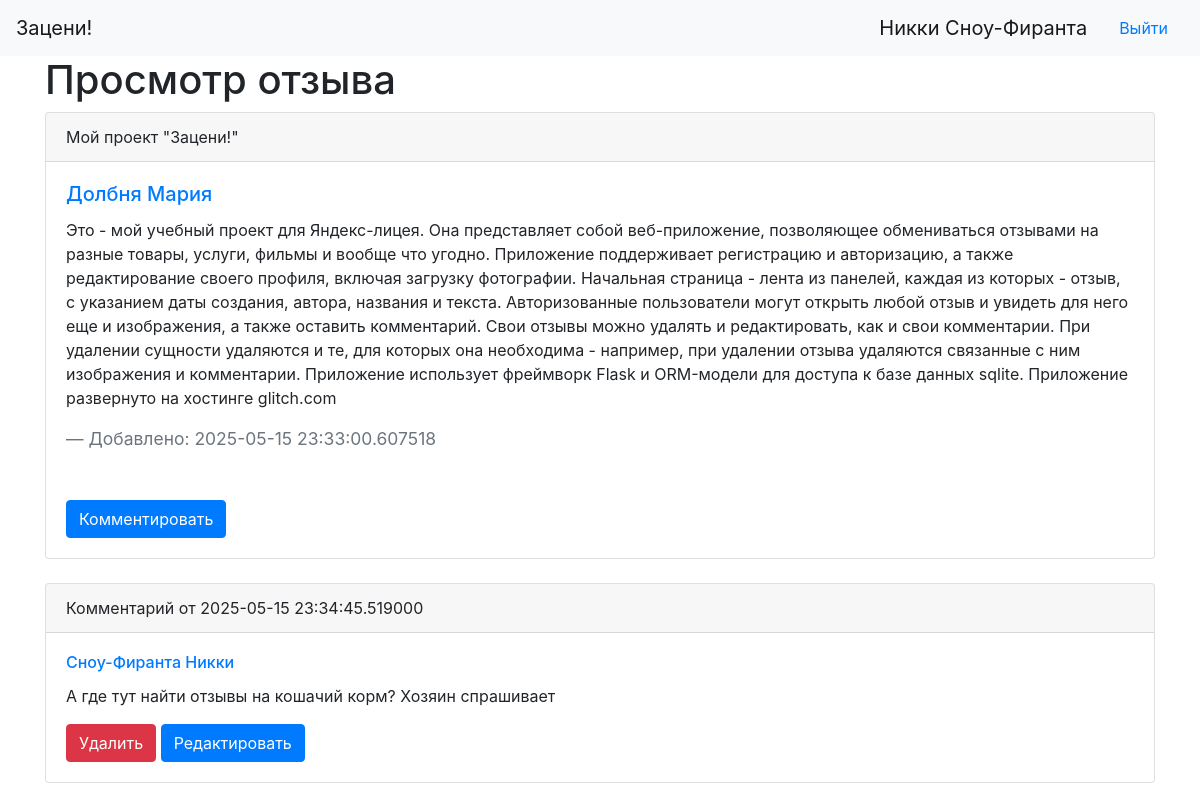
/review/1 (signed in), run on the app's committed database.
### data/users.py (models this page shows, shortened)
class User(SqlAlchemyBase, UserMixin, SerializerMixin):
    __tablename__ = 'users'
    id = sqlalchemy.Column(sqlalchemy.Integer, primary_key=True, autoincrement=True)
    surname = sqlalchemy.Column(sqlalchemy.String, nullable=False)
    name = sqlalchemy.Column(sqlalchemy.String, nullable=False)
    age = sqlalchemy.Column(sqlalchemy.Integer, nullable=True)
    email = sqlalchemy.Column(sqlalchemy.String,
                              index=True, unique=True, nullable=False)
    hashed_password = sqlalchemy.Column(sqlalchemy.String, nullable=True)
    registration_date = sqlalchemy.Column(sqlalchemy.DateTime, default=datetime.datetime.now, nullable=False)
    about = sqlalchemy.Column(sqlalchemy.String, nullable=True)

### data/reviews.py (models this page shows)
class Review(SqlAlchemyBase, SerializerMixin):
    __tablename__ = 'reviews'
    id = sqlalchemy.Column(sqlalchemy.Integer, primary_key=True, autoincrement=True)
    author_id = sqlalchemy.Column(sqlalchemy.Integer, sqlalchemy.ForeignKey("users.id"), nullable=False)
    title = sqlalchemy.Column(sqlalchemy.String, nullable=False)
    text = sqlalchemy.Column(sqlalchemy.String, nullable=False)
    creation_date = sqlalchemy.Column(sqlalchemy.DateTime, default=datetime.datetime.now, nullable=False)
    author = orm.relationship('User')

### data/comments.py (models this page shows)
class Comment(SqlAlchemyBase):
    __tablename__ = 'comments'
    id = sqlalchemy.Column(sqlalchemy.Integer, primary_key=True, autoincrement=True)
    author_id = sqlalchemy.Column(sqlalchemy.Integer, sqlalchemy.ForeignKey("users.id"), nullable=False)
    review_id = sqlalchemy.Column(sqlalchemy.Integer, sqlalchemy.ForeignKey("reviews.id"), nullable=False)
    text = sqlalchemy.Column(sqlalchemy.String, nullable=False)
    creation_date = sqlalchemy.Column(sqlalchemy.DateTime, default=datetime.datetime.now, nullable=False)
    author = orm.relationship('User')
    review = orm.relationship('Review')

### server.py (the view)
@app.route('/review/<int:review_id>')
@login_required
def review(review_id):
    db_sess = db_session.create_session()
    review = db_sess.query(Review).get(review_id)
    if review:
        comments = db_sess.query(Comment).filter(Comment.review_id == review.id).all()
        photos = db_sess.query(Photo).filter(Photo.review_id == review.id).all()
        return render_template('review.html', title='Просмотр отзыва', review=review, comments=comments, photos=photos)
    return redirect("/")

### data/db_session.py (called while the page is built)
def create_session() -> Session:
    global __factory
    return __factory()

### server.py (called while the page is built)
@login_manager.user_loader
def load_user(user_id):
    db_sess = db_session.create_session()
    return db_sess.query(User).get(user_id)

### templates/review.html (shortened to what this page needs)
{% extends "base.html" %}
{% block content %}
<h1>{{ title }}</h1>
<div class="card">
  <div class="card-header">
    {{review.title}}
  </div>
  <div class="card-body">
    <h5 class="card-title"><img class="avatar_thumb" src="/static/img/avatar_for_id_{{ review.author.id }}.jpg" alt=""><a href="/user/{{ review.author.id }}">{{review.author.surname}} {{review.author.name}}</a></h5>
    <p class="card-text">{{review.text}}</p>
    <blockquote class="blockquote mb-0">
      <footer class="blockquote-footer">Добавлено: {{review.creation_date}}</footer>
    </blockquote>
    <br>
    <br>
    <a href="/comment_add/{{ review.id }}" class="btn btn-primary">Комментировать</a>
  </div>
</div>
<br>
{% for comment in comments %}
<div class="card">
  <div class="card-header">
    Комментарий от {{comment.creation_date}}
  </div>
  <div class="card-body">
    <h6 class="card-title"><img class="avatar_thumb" src="/static/img/avatar_for_id_{{ comment.author.id }}.jpg" alt=""><a href="/user/{{ comment.author.id }}">{{comment.author.surname}} {{comment.author.name}}</a></h6>
    <p class="card-text">{{comment.text}}</p>
{% if current_user.is_authenticated and current_user.id == comment.author_id %}
    <a href="/comment_del/{{ comment.id }}" class="btn btn-primary btn-danger">Удалить</a>
    <a href="/comment_edit/{{ comment.id }}" class="btn btn-primary">Редактировать</a>
    <br>
{% endif %}
  </div>
</div>
{% endfor %}
{% endblock %}

### templates/base.html (shortened to what this page needs)
<!doctype html>
<html lang="en">
<head>
  <head>
    <link rel="stylesheet" href="https://cdn.jsdelivr.net/npm/bootstrap@4.6.2/dist/css/bootstrap.min.css">
    <link rel="stylesheet" href="/static/css/style.css">
</head>
<body>
<nav class="navbar navbar-expand-lg navbar-light bg-light">
  <a class="navbar-brand" href="/">Зацени!</a>
  <div class="collapse navbar-collapse" id="navbarSupportedContent">
{% if current_user.is_authenticated %}
    <a class="navbar-brand" href="/user/{{ current_user.id }}">{{ current_user.name }} {{ current_user.surname }}</a>
    <a class="nav-link" href="/logout">Выйти</a>
{% else %}
    <p>
        <a class="btn btn-primary " href="/register">Зарегистрироваться</a>
        <a class="btn btn-success" href="/login">Войти</a>
    </p>
{% endif %}
  </div>
</nav>
<main role="main" class="container">
    {% block content %}{% endblock %}
</main>
</body>
</html>

### data on the page
User: name "Никки", surname "Сноу-Фиранта"
Review: title "Мой проект \"Зацени!\"", text "Это - мой учебный проект для Яндекс-лицея. Она представляет собой веб-приложение, позволяющее обмениваться отзывами на разные товары, услуги, фильмы и вообще что угодно. Приложение поддерживает регистрацию и авторизацию, а также редактирование своего профиля, включая загрузку фотографии. Начальная страница - лента из панелей, каждая из которых - отзыв, с указанием даты создания, автора, названия и текста. Авторизованные пользователи могут открыть любой отзыв и увидеть для него еще и изображения, а также оставить комментарий. Свои отзывы можно удалять и редактировать, как и свои комментарии. При удалении сущности удаляются и те, для которых она необходима - например, при удалении отзыва…", creation_date "2025-05-15 23:33:00.607518"
User: author.surname "Долбня", author.name "Мария"
Comment: creation_date "2025-05-15 23:34:45.519000", author.surname "Сноу-Фиранта", author.name "Никки", text "А где тут найти отзывы на кошачий корм? Хозяин спрашивает"

### other printed values
{{ title }} "Просмотр отзыва"
